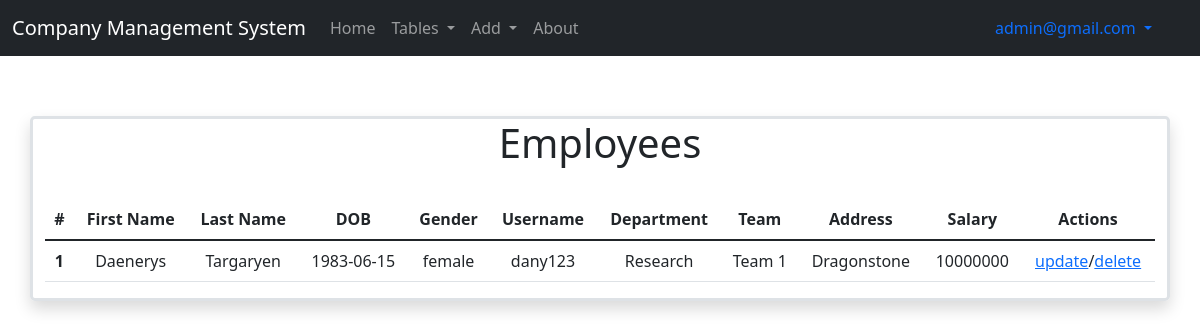
The app's page /employees (signed in) with its own data.
### application/models.py (models this page shows)
class User(db.Model, UserMixin):
    __tablename__ = 'user'
    id = db.Column(db.Integer, primary_key = True, autoincrement = True)
    username = db.Column(db.String, nullable = False)
    email = db.Column(db.String, unique = True, nullable = False)
    password = db.Column(db.String, nullable = False)
    active = db.Column(db.Boolean)
    roles = db.relationship('Role', secondary = 'roles_users')
    employee = db.relationship('Employee', backref = db.backref('user', uselist = False), primaryjoin = "User.id == Employee.user_id", uselist = False, cascade = "all, delete")

class Employee(db.Model):
    __tablename__ = 'employee'
    emp_id = db.Column(db.Integer, primary_key = True, autoincrement = True)
    f_name = db.Column(db.String, nullable = False)
    l_name = db.Column(db.String)
    dob = db.Column(db.String, nullable = False)
    gender = db.Column(db.String, nullable = False)
    address = db.Column(db.String, nullable = False)
    salary = db.Column(db.Integer)
    team_id = db.Column(db.Integer, db.ForeignKey("team.team_id"))
    dept_id = db.Column(db.Integer, db.ForeignKey("department.dept_id"))
    user_id = db.Column(db.Integer, db.ForeignKey("user.id"), nullable = False)

class Department(db.Model):
    __tablename__ = 'department'
    dept_id = db.Column(db.Integer, primary_key = True, autoincrement = True)
    dept_name = db.Column(db.String, nullable = False, unique = True)
    dept_location = db.Column(db.String, nullable = False)
    mgr_emp_id = db.Column(db.Integer, db.ForeignKey("employee.emp_id"))
    mgr_emp = db.relationship('Employee', uselist = False, primaryjoin = "Department.mgr_emp_id == Employee.emp_id")
    emps = db.relationship('Employee', backref = db.backref('dept', uselist = False), primaryjoin = "Department.dept_id == Employee.dept_id")
    projs = db.relationship('Project', backref = db.backref('dept', uselist = False), primaryjoin = "Department.dept_id == Project.dept_id")

class Team(db.Model):
    __tablename__ = 'team'
    team_id = db.Column(db.Integer, primary_key = True, autoincrement = True)
    team_name = db.Column(db.String, nullable = False, unique = True)
    team_descr = db.Column(db.String)
    proj_id = db.Column(db.Integer, db.ForeignKey("project.proj_id"))
    mgr_emp_id = db.Column(db.Integer, db.ForeignKey("employee.emp_id"))
    mgr_emp = db.relationship('Employee', uselist = False, primaryjoin = "Team.mgr_emp_id == Employee.emp_id")
    proj = db.relationship('Project', uselist = False, primaryjoin = "Team.proj_id == Project.proj_id")
    emps = db.relationship('Employee', backref = db.backref('team', uselist = False), primaryjoin = "Team.team_id == Employee.team_id")

### application/controllers.py (the view)
@app.route("/employees")
@roles_required('admin')
def employees():
    emps = Employee.query.all()
    return render_template('employees.html',emps = emps)

### templates/employees.html
{% extends "base.html" %} {% block title %}Employees{% endblock %}} {% block
body_content %}
<div
  class="container bg-gradient w-auto border border-3 rounded-3 shadow"
  style="margin-top: 60px; margin-bottom: 60px"
>
  {% if emps == [] %}
  <h1>There are no employees.</h1>
  {% else %}
  <h1 style="text-align: center">Employees</h1>
  <br />
  <table class="table table-hover" style="text-align: center">
    <thead>
      <tr>
        <th scope="col">#</th>
        <th scope="col">First Name</th>
        <th scope="col">Last Name</th>
        <th scope="col">DOB</th>
        <th scope="col">Gender</th>
        <th scope="col">Username</th>
        <th scope="col">Department</th>
        <th scope="col">Team</th>
        <th scope="col">Address</th>
        <th scope="col">Salary</th>
        <th scope="col">Actions</th>
      </tr>
    </thead>
    <tbody>
      {% set i = namespace(value=1) %} {% for emp in emps %}
      <tr>
        <th scope="row">{{ i.value }}</th>
        <td>{{ emp.f_name }}</td>
        <td>{{ emp.l_name }}</td>
        <td>{{ emp.dob }}</td>
        <td>{{ emp.gender }}</td>
        <td>{{ emp.user.username }}</td>
        <td>{{ emp.dept.dept_name }}</td>
        <td>{{ emp.team.team_name }}</td>
        <td>{{ emp.address }}</td>
        <td>{{ emp.salary }}</td>
        <td>
          <a href="/employee/{{ emp.emp_id }}/update">update</a>/<a
            href="/employee/{{ emp.emp_id }}/delete"
            >delete</a
          >
        </td>
      </tr>
      {% set i.value = i.value + 1 %} {% endfor %}
    </tbody>
  </table>
  {% endif %}
</div>
{% endblock %}

### templates/base.html (shortened to what this page needs)
<!DOCTYPE html>
<html lang="en">
  <head>
    <link
      href="https://cdn.jsdelivr.net/npm/bootstrap@5.1.3/dist/css/bootstrap.min.css"
      rel="stylesheet"
    />
  </head>
  <body>
    <nav class="navbar navbar-expand-lg navbar-dark bg-dark">
      <div class="container-fluid">
        <a class="navbar-brand" href="#">Company Management System</a>
        <div class="collapse navbar-collapse" id="navbarText">
          <ul class="navbar-nav me-auto mb-2 mb-lg-0">
            <li class="nav-item">
              <a class="nav-link" id="home" aria-current="page" href="/home"
                >Home</a
              >
            </li>
            {% if current_user.is_authenticated %}
            <li class="nav-item dropdown">
              <a
                class="nav-link dropdown-toggle"
                href="#"
                id="navbarDropdown"
                role="button"
                data-bs-toggle="dropdown"
                aria-expanded="false"
              >
                Tables
              </a>
            </li>
            <li class="nav-item dropdown">
              <a
                class="nav-link dropdown-toggle"
                href="#"
                id="navbarDropdown"
                role="button"
                data-bs-toggle="dropdown"
                aria-expanded="false"
              >
                Add
              </a>
            </li>
            <li class="nav-item">
              <a class="nav-link" id="about" href="/about">About</a>
            </li>
            {% endif %} {% block navbar_items %}{% endblock %}
          </ul>
          <div>
            <div class="nav-item dropdown" style="margin-right: 20px">
              <a
                class="nav-link dropdown-toggle"
                href="#"
                id="navbarDropdownMenuLink"
                role="button"
                data-bs-toggle="dropdown"
                aria-expanded="false"
              >
                {% if current_user.is_authenticated %} {{ current_user.email }}
                {% else %} Not logged in {% endif %}
              </a>
            </div>
          </div>
        </div>
      </div>
    </nav>
    {% block body_content %}{% endblock %}
  </body>
</html>

### records on screen
User: email "admin@gmail.com"
Employee: value "1", f_name "Daenerys", l_name "Targaryen", dob "1983-06-15", gender "female", user.username "dany123", dept.dept_name "Research", team.team_name "Team 1", address "Dragonstone", salary "10000000"
